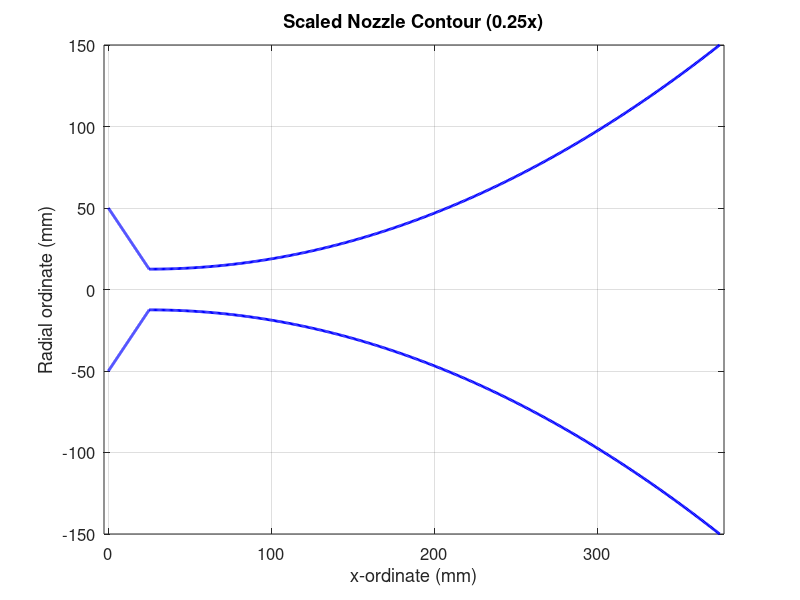

MATLAB code to generate this figure:
% Original Parameters
R_exit = 600; % Exit radius in mm
R_inlet = R_exit / 3;
R_throat = 0.0833 * R_exit;
L_nozzle = 2.5 * R_exit;
throat_length = 0.167 * R_exit;
divergent_length = 2.5 * R_exit - throat_length;
% Scaling factor
scale_factor = 0.25;
% Scaled Parameters
R_exit_scaled = R_exit * scale_factor;
R_inlet_scaled = R_inlet * scale_factor;
R_throat_scaled = R_throat * scale_factor;
L_nozzle_scaled = L_nozzle * scale_factor;
throat_length_scaled = throat_length * scale_factor;
divergent_length_scaled = divergent_length * scale_factor;
% Number of points
N = 500;
% Define the throat section (assume linear for simplicity)
x_throat = linspace(0, throat_length_scaled, N);
y_throat = linspace(R_inlet_scaled, R_throat_scaled, N);
% Define the divergent section (assume parabolic for simplicity)
x_divergent = linspace(throat_length_scaled, L_nozzle_scaled, N);
y_divergent = R_throat_scaled + (R_exit_scaled - R_throat_scaled) * ((x_divergent - throat_length_scaled) / divergent_length_scaled).^2;
% Combine sections
x = [x_throat, x_divergent];
y = [y_throat, y_divergent];
% Plot the nozzle contour
figure;
plot(x, y, 'b', 'LineWidth', 2);
hold on;
plot(x, -y, 'b', 'LineWidth', 2); % Mirror image for the bottom part
xlabel('x-ordinate (mm)');
ylabel('Radial ordinate (mm)');
title('Scaled Nozzle Contour (0.25x)');
axis equal;
grid on;
set(gca, 'FontSize', 12); % Increase font size for better readability
disp('0.25x Scale Nozzle Contour based on Rocket Plume Interacting with Mars Soil Particulates.');
% Calculations for flow properties
% Parameters
gamma = 1.4; % Specific heat ratio
P0 = 200 * 101325; % Total stagnation pressure in Pascals (200 times Earth's atmospheric pressure)
T0 = 3300; % Total stagnation temperature in Kelvin
P_ambient = 699; % Mars ambient pressure in Pascals
T_ambient = 210; % Mars ambient temperature in Kelvin
% Calculate area ratio (A_exit / A_throat)
A_throat = pi * (R_throat_scaled / 1000)^2; % Throat area in m^2
A_exit = pi * (R_exit_scaled / 1000)^2; % Exit area in m^2
A_ratio = A_exit / A_throat; % Expansion ratio
% Function to calculate the area ratio for a given Mach number
area_ratio_func = @(M) (1 / M) * ((2 / (gamma + 1)) * (1 + ((gamma - 1) / 2) * M^2))^((gamma + 1) / (2 * (gamma - 1))) - A_ratio;
% Solve for the exit Mach number
exit_Mach = fzero(area_ratio_func, [1 10]);
% Calculate static pressure at the inlet (isentropic relations)
% P0/P = (1 + ((gamma - 1)/2) * M^2)^(gamma/(gamma - 1))
P_inlet_static = P0 / ((1 + ((gamma - 1) / 2) * exit_Mach^2)^(gamma / (gamma - 1)));
% Display the results
disp(['Exit Mach number: ', num2str(exit_Mach)]);
disp(['Area ratio (expansion ratio): ', num2str(A_ratio)]);
disp(['Supersonic static inlet pressure: ', num2str(P_inlet_static), ' Pa']);
